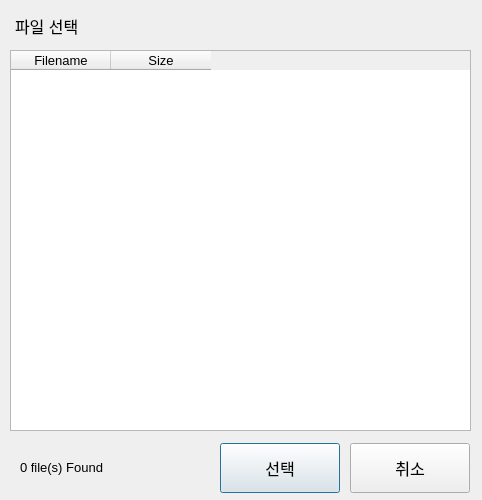
<?xml version="1.0" encoding="UTF-8"?>
<ui version="4.0">
 <class>FileSelect</class>
 <widget class="QDialog" name="FileSelect">
  <property name="geometry">
   <rect>
    <x>0</x>
    <y>0</y>
    <width>482</width>
    <height>500</height>
   </rect>
  </property>
  <property name="font">
   <font>
    <pointsize>10</pointsize>
   </font>
  </property>
  <property name="windowTitle">
   <string>Dialog</string>
  </property>
  <widget class="QLabel" name="found">
   <property name="geometry">
    <rect>
     <x>20</x>
     <y>447</y>
     <width>191</width>
     <height>40</height>
    </rect>
   </property>
   <property name="text">
    <string>0 file(s) Found</string>
   </property>
  </widget>
  <widget class="QPushButton" name="ok">
   <property name="geometry">
    <rect>
     <x>220</x>
     <y>443</y>
     <width>120</width>
     <height>50</height>
    </rect>
   </property>
   <property name="font">
    <font>
     <pointsize>12</pointsize>
    </font>
   </property>
   <property name="text">
    <string>선택</string>
   </property>
  </widget>
  <widget class="QPushButton" name="cancel">
   <property name="geometry">
    <rect>
     <x>350</x>
     <y>443</y>
     <width>120</width>
     <height>50</height>
    </rect>
   </property>
   <property name="font">
    <font>
     <pointsize>12</pointsize>
    </font>
   </property>
   <property name="text">
    <string>취소</string>
   </property>
  </widget>
  <widget class="QTableWidget" name="filesTable">
   <property name="geometry">
    <rect>
     <x>10</x>
     <y>50</y>
     <width>461</width>
     <height>381</height>
    </rect>
   </property>
   <property name="font">
    <font>
     <pointsize>12</pointsize>
    </font>
   </property>
   <property name="selectionMode">
    <enum>QAbstractItemView::SingleSelection</enum>
   </property>
   <property name="selectionBehavior">
    <enum>QAbstractItemView::SelectRows</enum>
   </property>
   <attribute name="verticalHeaderVisible">
    <bool>false</bool>
   </attribute>
   <column>
    <property name="text">
     <string>Filename</string>
    </property>
    <property name="font">
     <font>
      <pointsize>10</pointsize>
     </font>
    </property>
   </column>
   <column>
    <property name="text">
     <string>Size</string>
    </property>
    <property name="font">
     <font>
      <pointsize>10</pointsize>
     </font>
    </property>
   </column>
  </widget>
  <widget class="QLabel" name="select">
   <property name="geometry">
    <rect>
     <x>15</x>
     <y>6</y>
     <width>171</width>
     <height>40</height>
    </rect>
   </property>
   <property name="font">
    <font>
     <pointsize>12</pointsize>
    </font>
   </property>
   <property name="text">
    <string>파일 선택</string>
   </property>
  </widget>
 </widget>
 <resources/>
 <connections>
  <connection>
   <sender>cancel</sender>
   <signal>clicked()</signal>
   <receiver>FileSelect</receiver>
   <slot>reject()</slot>
   <hints>
    <hint type="sourcelabel">
     <x>409</x>
     <y>466</y>
    </hint>
    <hint type="destinationlabel">
     <x>240</x>
     <y>249</y>
    </hint>
   </hints>
  </connection>
 </connections>
</ui>
